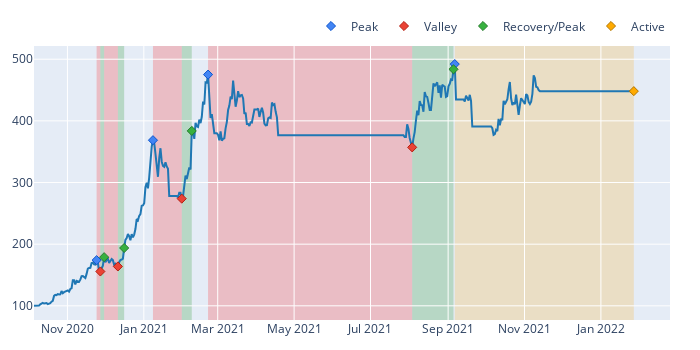

Notebook source saved alongside this figure:
### Code cell
port.get_drawdowns().plot().show()

### Figure 1 — Plotly figure (JSON) as saved in the notebook; plotly's stock layout.template omitted (floating-point values rounded to 4 significant figures; data arrays with more than 128 entries replaced by an {"elided": "..."} marker saying what was removed)
{"data": [{"line": {"color": "#1f77b4"}, "showlegend": false, "type": "scatter", "uid": "5a84dfa9-4b0d-49ec-a93c-fb9efb63afd9", "x": {"elided": "480 str values"}, "y": {"elided": "480 float values"}}, {"customdata": [[9], [14], [20], [21]], "hovertemplate": "Drawdown Id: %{customdata[0]}<br>Date: %{x}<br>Price: %{y}", "marker": {"color": "#4285F4", "line": {"color": "rgb(11,84,205)", "width": 1}, "size": 7, "symbol": "diamond"}, "mode": "markers", "name": "Peak", "type": "scatter", "uid": "b2f74c14-fbab-4d35-9caa-f94f8afe4697", "x": ["2020-11-24T07:00:00", "2021-01-08T07:00:00", "2021-02-21T07:00:00", "2021-09-06T07:00:00"], "y": [174.1, 368.7, 475.0, 492.1]}, {"customdata": [["9", "-0.10545349402218455", "3 days 00:00:00"], ["10", "-0.08424811902190656", "11 days 00:00:00"], ["14", "-0.25724258568424224", "23 days 00:00:00"], ["20", "-0.24843170653277688", "163 days 00:00:00"]], "hovertemplate": "Drawdown Id: %{customdata[0]}<br>Date: %{x}<br>Price: %{y}<br>Drawdown: %{customdata[1]:.2%}<br>Duration: %{customdata[2]}", "marker": {"color": "#EA4335", "line": {"color": "rgb(181,31,18)", "width": 1}, "size": 7, "symbol": "diamond"}, "mode": "markers", "name": "Valley", "type": "scatter", "uid": "eb90b50c-f3fb-4043-8dee-2301cca0443a", "x": ["2020-11-27T07:00:00", "2020-12-11T07:00:00", "2021-01-31T07:00:00", "2021-08-03T07:00:00"], "y": [155.7, 163.9, 273.8, 357.0]}, {"customdata": [["9", "0.14914945109314595", "3 days 00:00:00"], ["10", "0.18290602460672872", "5 days 00:00:00"], ["14", "0.4013506792074934", "8 days 00:00:00"], ["20", "0.3546421406520522", "33 days 00:00:00"]], "hovertemplate": "Drawdown Id: %{customdata[0]}<br>Date: %{x}<br>Price: %{y}<br>Return: %{customdata[1]:.2%}<br>Duration: %{customdata[2]}", "marker": {"color": "#37B13F", "line": {"color": "rgb(38,123,44)", "width": 1}, "size": 7, "symbol": "diamond"}, "mode": "markers", "name": "Recovery/Peak", "type": "scatter", "uid": "afb9380d-3afb-4866-a501-c1929aff0b49", "x": ["2020-11-30T07:00:00", "2020-12-16T07:00:00", "2021-02-08T07:00:00", "2021-09-05T07:00:00"], "y": [178.9, 193.8, 383.7, 483.6]}, {"customdata": [["21", "-0.23332019807031673", "112 days 00:00:00"]], "hovertemplate": "Drawdown Id: %{customdata[0]}<br>Date: %{x}<br>Price: %{y}<br>Drawdown: %{customdata[1]:.2%}<br>Duration: %{customdata[2]}", "marker": {"color": "#FFAA00", "line": {"color": "rgb(178,118,0)", "width": 1}, "size": 7, "symbol": "diamond"}, "mode": "markers", "name": "Active", "type": "scatter", "uid": "0be96331-f896-45e4-95c7-bb52bcb5cd48", "x": ["2022-01-27T07:00:00"], "y": [448.2]}], "layout": {"height": 350, "legend": {"orientation": "h", "traceorder": "normal", "x": 1, "xanchor": "right", "y": 1.02, "yanchor": "bottom"}, "margin": {"b": 30, "l": 30, "r": 30, "t": 30}, "shapes": [{"fillcolor": "red", "layer": "below", "line": {"width": 0}, "opacity": 0.2, "type": "rect", "x0": "2020-11-24T07:00:00", "x1": "2020-11-27T07:00:00", "xref": "x", "y0": 0, "y1": 1, "yref": "paper"}, {"fillcolor": "red", "layer": "below", "line": {"width": 0}, "opacity": 0.2, "type": "rect", "x0": "2020-11-30T07:00:00", "x1": "2020-12-11T07:00:00", "xref": "x", "y0": 0, "y1": 1, "yref": "paper"}, {"fillcolor": "red", "layer": "below", "line": {"width": 0}, "opacity": 0.2, "type": "rect", "x0": "2021-01-08T07:00:00", "x1": "2021-01-31T07:00:00", "xref": "x", "y0": 0, "y1": 1, "yref": "paper"}, {"fillcolor": "red", "layer": "below", "line": {"width": 0}, "opacity": 0.2, "type": "rect", "x0": "2021-02-21T07:00:00", "x1": "2021-08-03T07:00:00", "xref": "x", "y0": 0, "y1": 1, "yref": "paper"}, {"fillcolor": "green", "layer": "below", "line": {"width": 0}, "opacity": 0.2, "type": "rect", "x0": "2020-11-27T07:00:00", "x1": "2020-11-30T07:00:00", "xref": "x", "y0": 0, "y1": 1, "yref": "paper"}, {"fillcolor": "green", "layer": "below", "line": {"width": 0}, "opacity": 0.2, "type": "rect", "x0": "2020-12-11T07:00:00", "x1": "2020-12-16T07:00:00", "xref": "x", "y0": 0, "y1": 1, "yref": "paper"}, {"fillcolor": "green", "layer": "below", "line": {"width": 0}, "opacity": 0.2, "type": "rect", "x0": "2021-01-31T07:00:00", "x1": "2021-02-08T07:00:00", "xref": "x", "y0": 0, "y1": 1, "yref": "paper"}, {"fillcolor": "green", "layer": "below", "line": {"width": 0}, "opacity": 0.2, "type": "rect", "x0": "2021-08-03T07:00:00", "x1": "2021-09-05T07:00:00", "xref": "x", "y0": 0, "y1": 1, "yref": "paper"}, {"fillcolor": "orange", "layer": "below", "line": {"width": 0}, "opacity": 0.2, "type": "rect", "x0": "2021-09-06T07:00:00", "x1": "2022-01-27T07:00:00", "xref": "x", "y0": 0, "y1": 1, "yref": "paper"}], "width": 700}}
